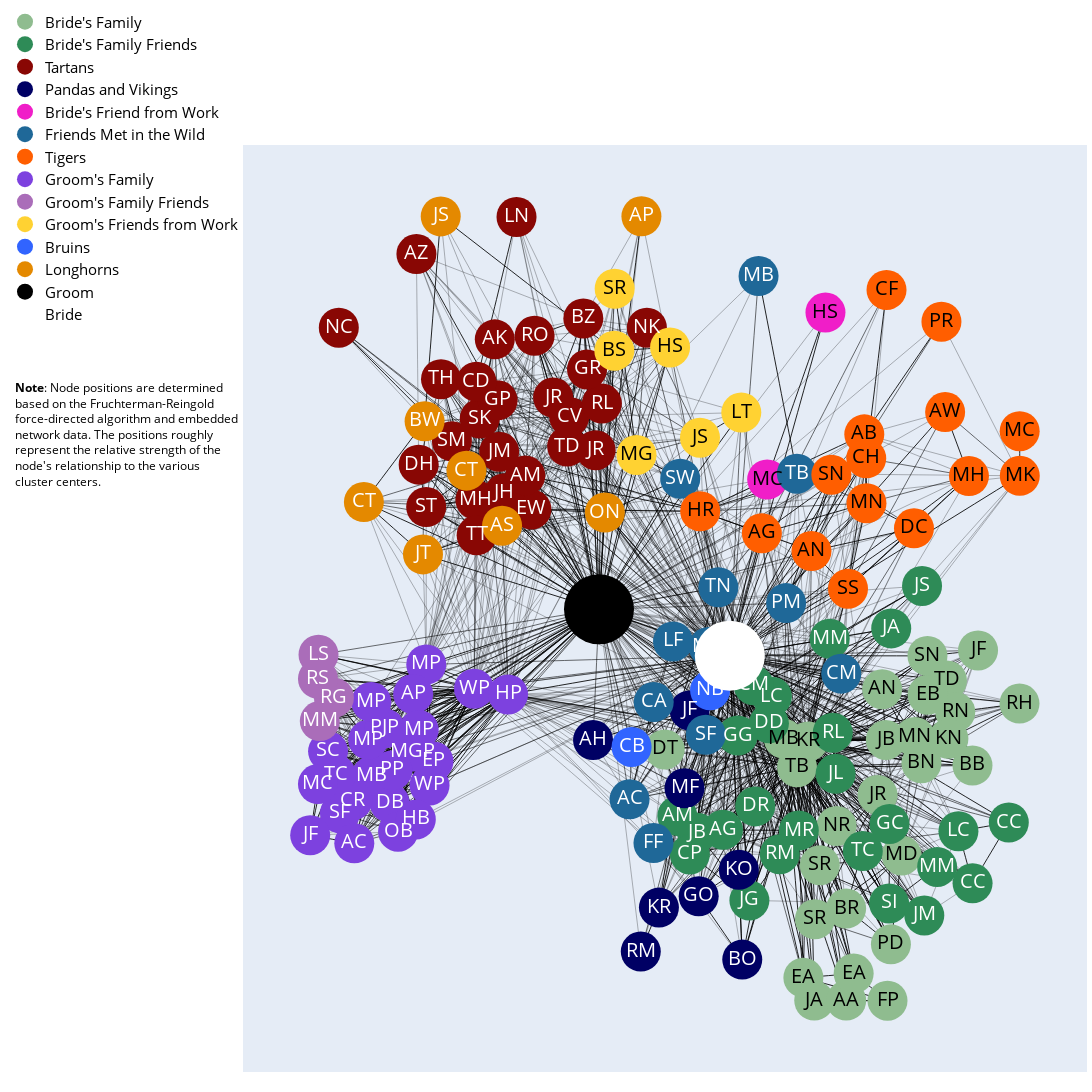

The cell this chart's notebook holds for it:
### Code cell
fig = go.Figure(data=edge_traces + node_traces + display_name_traces,
                layout=go.Layout(
                    title=None,#"Mary and Richard's wedding guest network",
                    titlefont_size=24,
                    width=2000,
                    height=2000,
                    showlegend=True,
                    hovermode='closest',
                    margin=dict(b=20,l=20,r=5,t=20),
                    legend=dict(
                        yanchor="bottom", 
                        y=0.8, 
                        xanchor="right", 
                        x=0,
                        orientation="v",
                        font=dict(
                            size=15,
                            color="black")),
                    xaxis=dict(showgrid=False, zeroline=False, showticklabels=False),
                    yaxis=dict(showgrid=False, zeroline=False, showticklabels=False),
                    dragmode='pan')
                    )
fig.add_annotation(
    text="<b>Note</b>: Node positions are determined <br>based on the<a href='https://en.wikipedia.org/wiki/Force-directed_graph_drawing'> Fruchterman-Reingold <br>force-directed algorithm</a> and embedded <br>network data. The positions roughly <br>represent the relative strength of the <br>node's relationship to the various <br>cluster centers.", 
    align='left',
    showarrow=False,
    xref='paper',
    yref='paper',
    x=0.0,
    y=0.75,
    xanchor="right",
    font=dict(
        size=12,
        color="black"))
fig.show()
